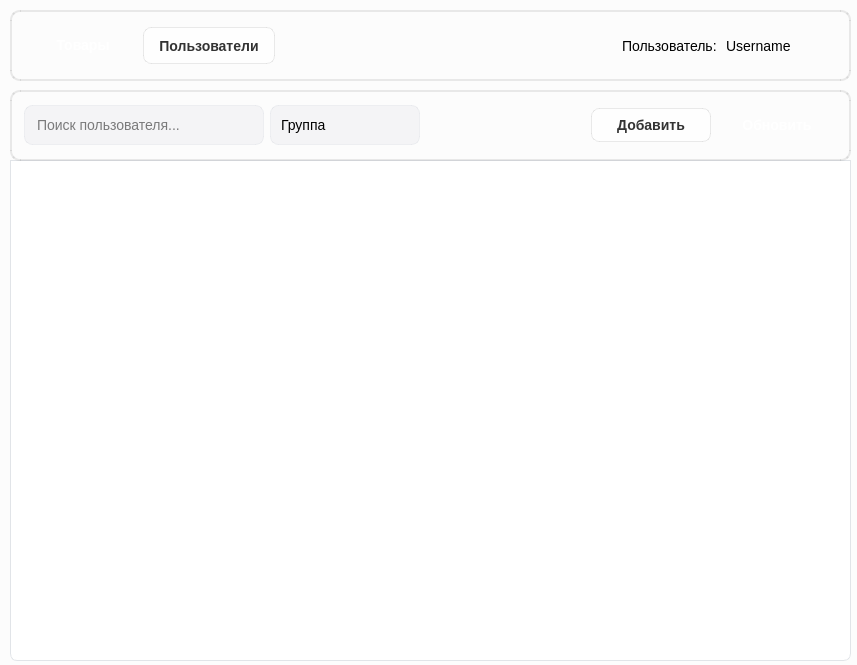
<?xml version="1.0" encoding="UTF-8"?>
<ui version="4.0">
 <class>MainWindow</class>
 <widget class="QMainWindow" name="MainWindow">
  <property name="geometry">
   <rect>
    <x>0</x>
    <y>0</y>
    <width>857</width>
    <height>665</height>
   </rect>
  </property>
  <property name="minimumSize">
   <size>
    <width>857</width>
    <height>665</height>
   </size>
  </property>
  <property name="maximumSize">
   <size>
    <width>857</width>
    <height>665</height>
   </size>
  </property>
  <property name="windowTitle">
   <string>ProductManager</string>
  </property>
  <property name="styleSheet">
   <string notr="true">background-color: rgb(252, 252, 252);</string>
  </property>
  <widget class="QWidget" name="centralwidget">
   <widget class="QStackedWidget" name="stackedWidget">
    <property name="enabled">
     <bool>true</bool>
    </property>
    <property name="geometry">
     <rect>
      <x>0</x>
      <y>80</y>
      <width>861</width>
      <height>601</height>
     </rect>
    </property>
    <property name="minimumSize">
     <size>
      <width>0</width>
      <height>0</height>
     </size>
    </property>
    <property name="acceptDrops">
     <bool>false</bool>
    </property>
    <property name="currentIndex">
     <number>1</number>
    </property>
    <widget class="QWidget" name="page_1">
     <widget class="QWidget" name="layoutWidget">
      <property name="geometry">
       <rect>
        <x>10</x>
        <y>10</y>
        <width>841</width>
        <height>571</height>
       </rect>
      </property>
      <layout class="QVBoxLayout" name="verticalLayout">
       <item>
        <widget class="QFrame" name="product_top_frame">
         <property name="styleSheet">
          <string notr="true">background-color: rgba(255, 255, 255, 0.1);
border: 1.5px solid rgba(128, 128, 128, 40);
border-radius: 10px;</string>
         </property>
         <layout class="QHBoxLayout" name="horizontalLayout_5">
          <property name="spacing">
           <number>6</number>
          </property>
          <property name="leftMargin">
           <number>12</number>
          </property>
          <property name="topMargin">
           <number>5</number>
          </property>
          <property name="rightMargin">
           <number>12</number>
          </property>
          <property name="bottomMargin">
           <number>5</number>
          </property>
          <item>
           <widget class="QFrame" name="search_frame">
            <property name="styleSheet">
             <string notr="true">border: none;</string>
            </property>
            <layout class="QHBoxLayout" name="horizontalLayout_3">
             <property name="spacing">
              <number>10</number>
             </property>
             <property name="leftMargin">
              <number>12</number>
             </property>
             <property name="topMargin">
              <number>12</number>
             </property>
             <property name="rightMargin">
              <number>12</number>
             </property>
             <property name="bottomMargin">
              <number>12</number>
             </property>
             <item>
              <widget class="QLineEdit" name="le_search">
               <property name="maximumSize">
                <size>
                 <width>180</width>
                 <height>40</height>
                </size>
               </property>
               <property name="styleSheet">
                <string notr="true">background-color: rgba(152, 159, 181, 20);
border: 1px solid rgba(152, 159, 181, 30);
border-radius: 8px;

font-size: 14px;
color: black;
padding-left: 10px;</string>
               </property>
               <property name="placeholderText">
                <string>Поиск...</string>
               </property>
              </widget>
             </item>
             <item>
              <widget class="QComboBox" name="cb_category">
               <property name="maximumSize">
                <size>
                 <width>180</width>
                 <height>40</height>
                </size>
               </property>
               <property name="styleSheet">
                <string notr="true">QComboBox {
background-color: rgba(152, 159, 181, 20);
border: 1px solid rgba(152, 159, 181, 30);
border-radius: 8px;
font-size: 14px;
color: black;
padding-left: 10px;
}

QComboBox::drop-down {
    border: none;
    width: 20px;
}

QComboBox QAbstractItemView {
    background-color: white;
    selection-background-color: #0366d6;
    selection-color: white;
    color: #24292e;
}</string>
               </property>
               <property name="placeholderText">
                <string>Категория</string>
               </property>
               <item>
                <property name="text">
                 <string/>
                </property>
               </item>
               <item>
                <property name="text">
                 <string>Фрукты</string>
                </property>
               </item>
               <item>
                <property name="text">
                 <string>Овощи</string>
                </property>
               </item>
               <item>
                <property name="text">
                 <string>Сладости</string>
                </property>
               </item>
               <item>
                <property name="text">
                 <string>Молочные товары</string>
                </property>
               </item>
               <item>
                <property name="text">
                 <string>Мясо</string>
                </property>
               </item>
               <item>
                <property name="text">
                 <string>Заморозка</string>
                </property>
               </item>
               <item>
                <property name="text">
                 <string>Бакалея</string>
                </property>
               </item>
               <item>
                <property name="text">
                 <string>Колбасные изделия</string>
                </property>
               </item>
              </widget>
             </item>
            </layout>
           </widget>
          </item>
          <item>
           <spacer name="horizontalSpacer_2">
            <property name="orientation">
             <enum>Qt::Orientation::Horizontal</enum>
            </property>
            <property name="sizeHint" stdset="0">
             <size>
              <width>40</width>
              <height>20</height>
             </size>
            </property>
           </spacer>
          </item>
          <item>
           <widget class="QFrame" name="btn_add_update_frame">
            <property name="styleSheet">
             <string notr="true">border: none;
</string>
            </property>
            <layout class="QHBoxLayout" name="horizontalLayout_4">
             <item>
              <widget class="QPushButton" name="btn_add">
               <property name="minimumSize">
                <size>
                 <width>120</width>
                 <height>0</height>
                </size>
               </property>
               <property name="styleSheet">
                <string notr="true">QPushButton {
color: #333;
font-size: 14px; 
font-weight: bold;

background-color: rgba(255, 255, 255, 0.7);
border: 1px solid rgba(128, 128, 128, 40);
border-radius: 8px;
padding: 8px 15px; 
}

QPushButton:hover {
border-color: rgba(128, 128, 128, 0.7);     
background-color: rgba(255, 255, 255, 0.85); 
}
QPushButton:pressed {
background-color: rgba(200, 200, 200, 0.8); 
}</string>
               </property>
               <property name="text">
                <string>Добавить</string>
               </property>
              </widget>
             </item>
             <item>
              <widget class="QPushButton" name="btn_update">
               <property name="minimumSize">
                <size>
                 <width>120</width>
                 <height>0</height>
                </size>
               </property>
               <property name="styleSheet">
                <string notr="true">QPushButton {
background-color: qlineargradient(spread:pad, x1:0, y1:0.5, x2:1, y2:0.5,
                                    stop:0 #00d4ff, stop:1 #ff00d4);
border-radius: 8px;
border: none;
padding: 8px;
color: white; 
font-size: 14px;
font-weight: bold;
}

QPushButton:hover {
    background-color: rgba(0, 122, 255, 0.9); 
}
QPushButton:pressed {
    background-color: rgba(0, 122, 255, 1.0); 
}
</string>
               </property>
               <property name="text">
                <string>Обновить</string>
               </property>
              </widget>
             </item>
            </layout>
           </widget>
          </item>
         </layout>
        </widget>
       </item>
       <item>
        <widget class="QTableView" name="tableView_product">
         <property name="styleSheet">
          <string notr="true">QTableView {
background-color: white;
border: 1px solid #e1e4e8;
gridline-color: #e1e4e8;
border-bottom-right-radius: 7px;
border-bottom-left-radius: 7px;
}

QTableView::item {
padding: 8px;
border: none;
}

QTableView::item::selected {
background-color: #f1f8ff;
color: #24292e;
}

QTableView::section {
background-color: #f6f8fa;
padding: 8px;
border: none;
border-right: 1px solid #e1e4e8;
border-bottom: 1px solid #e1e4e8;
font-weight: bold;
color: #24292e;
}

QHeaderView::section:first {
padding-left: 20px;
}

QPushButton.edit-button {
background-color: #0366d6;
color: white;
border: none;
border-radius: 4px;
padding: 5px 15px;
min-width: 70px;
}

QPushButton.delete-button {
background-color: #d73a49;
color: white;
border: none;
border-radius: 4px;
padding: 5px 15px;
min-width: 70px;
}

QPushButton.edit-button:hover {
background-color: #0357b8;
}

QPushButton.delete-button:hover {
background-color: #cb2431;
}</string>
         </property>
        </widget>
       </item>
      </layout>
     </widget>
    </widget>
    <widget class="QWidget" name="page_2">
     <widget class="QTableView" name="tableView_users">
      <property name="geometry">
       <rect>
        <x>10</x>
        <y>80</y>
        <width>841</width>
        <height>501</height>
       </rect>
      </property>
      <property name="styleSheet">
       <string notr="true">QTableView {
background-color: white;
border: 1px solid #e1e4e8;
gridline-color: #e1e4e8;
selection-background-color: #f0f0f0;
border-bottom-right-radius: 7px;
border-bottom-left-radius: 7px;
}

QTableView::item {
padding: 8px;
border-bottom: 1px solid #eee;
}

QTableView::item::selected {
background-color: #e6f3ff;
color: black;
}

QTableView::section {
background-color: #f6f8fa;
padding: 5px;
border: none;
border-right: 1px solid #e1e4e8;
border-bottom: 1px solid #e1e4e8;
font-weight: bold;
color: #24292e;
}

QHeaderView::section:first {
padding-left: 20px;
}

QPushButton.edit-button {
background-color: #0366d6;
color: white;
border: none;
border-radius: 4px;
padding: 5px 15px;
min-width: 70px;
}

QPushButton.delete-button {
background-color: #d73a49;
color: white;
border: none;
border-radius: 4px;
padding: 5px 15px;
min-width: 70px;
}

QPushButton.edit-button:hover {
background-color: #0357b8;
}

QPushButton.delete-button:hover {
background-color: #cb2431;
}

QLabel[status=&quot;admin&quot;] {
    color: white;
    background-color: #007bff;
    border-radius: 10px;
    padding: 3px 10px;
}

QLabel[status=&quot;moderator&quot;] {
    color: white;
    background-color: #6f42c1;
    border-radius: 10px;
    padding: 3px 10px;
}

QLabel[status=&quot;user&quot;] {
    color: white;
    background-color: #6c757d;
    border-radius: 10px;
    padding: 3px 10px;
}</string>
      </property>
     </widget>
     <widget class="QFrame" name="users_top_frame">
      <property name="geometry">
       <rect>
        <x>10</x>
        <y>10</y>
        <width>841</width>
        <height>71</height>
       </rect>
      </property>
      <property name="styleSheet">
       <string notr="true">background-color: rgba(255, 255, 255, 0.1);
border: 1.5px solid rgba(128, 128, 128, 40);
border-radius: 10px;</string>
      </property>
      <layout class="QHBoxLayout" name="horizontalLayout_6">
       <property name="leftMargin">
        <number>12</number>
       </property>
       <property name="topMargin">
        <number>5</number>
       </property>
       <property name="rightMargin">
        <number>12</number>
       </property>
       <property name="bottomMargin">
        <number>5</number>
       </property>
       <item>
        <widget class="QLineEdit" name="le_search_user">
         <property name="minimumSize">
          <size>
           <width>240</width>
           <height>40</height>
          </size>
         </property>
         <property name="maximumSize">
          <size>
           <width>240</width>
           <height>40</height>
          </size>
         </property>
         <property name="styleSheet">
          <string notr="true">background-color: rgba(152, 159, 181, 20);
border: 1px solid rgba(152, 159, 181, 30);
border-radius: 8px;

font-size: 14px;
color: black;
padding-left: 10px;</string>
         </property>
         <property name="placeholderText">
          <string>Поиск пользователя...</string>
         </property>
        </widget>
       </item>
       <item>
        <widget class="QComboBox" name="cb_groups">
         <property name="minimumSize">
          <size>
           <width>150</width>
           <height>40</height>
          </size>
         </property>
         <property name="styleSheet">
          <string notr="true">QComboBox {
background-color: rgba(152, 159, 181, 20);
border: 1px solid rgba(152, 159, 181, 30);
border-radius: 8px;
font-size: 14px;
color: black;
padding-left: 10px;
}

QComboBox::drop-down {
    border: none;
    width: 20px;
}

QComboBox QAbstractItemView {
    background-color: white;
    selection-background-color: #0366d6;
    selection-color: white;
    color: #24292e;
}</string>
         </property>
         <property name="placeholderText">
          <string>Группа</string>
         </property>
         <item>
          <property name="text">
           <string/>
          </property>
         </item>
         <item>
          <property name="text">
           <string>user</string>
          </property>
         </item>
         <item>
          <property name="text">
           <string>moder</string>
          </property>
         </item>
         <item>
          <property name="text">
           <string>admin</string>
          </property>
         </item>
        </widget>
       </item>
       <item>
        <spacer name="horizontalSpacer_3">
         <property name="orientation">
          <enum>Qt::Orientation::Horizontal</enum>
         </property>
         <property name="sizeHint" stdset="0">
          <size>
           <width>40</width>
           <height>20</height>
          </size>
         </property>
        </spacer>
       </item>
       <item>
        <widget class="QPushButton" name="btn_update_2">
         <property name="minimumSize">
          <size>
           <width>120</width>
           <height>0</height>
          </size>
         </property>
         <property name="styleSheet">
          <string notr="true">QPushButton {
color: #333;
font-size: 14px; 
font-weight: bold;

background-color: rgba(255, 255, 255, 0.7);
border: 1px solid rgba(128, 128, 128, 40);
border-radius: 8px;
padding: 8px 15px; 
}

QPushButton:hover {
border-color: rgba(128, 128, 128, 0.7);     
background-color: rgba(255, 255, 255, 0.85); 
}
QPushButton:pressed {
background-color: rgba(200, 200, 200, 0.8); 
}</string>
         </property>
         <property name="text">
          <string>Добавить</string>
         </property>
        </widget>
       </item>
       <item>
        <widget class="QPushButton" name="btn_update_3">
         <property name="minimumSize">
          <size>
           <width>120</width>
           <height>0</height>
          </size>
         </property>
         <property name="styleSheet">
          <string notr="true">QPushButton {
background-color: qlineargradient(spread:pad, x1:0, y1:0.5, x2:1, y2:0.5,
                                    stop:0 #00d4ff, stop:1 #ff00d4);
border-radius: 8px;
border: none;
padding: 8px;
color: white; 
font-size: 14px;
font-weight: bold;
}

QPushButton:hover {
    background-color: rgba(0, 122, 255, 0.9); 
}
QPushButton:pressed {
    background-color: rgba(0, 122, 255, 1.0); 
}
</string>
         </property>
         <property name="text">
          <string>Обновить</string>
         </property>
        </widget>
       </item>
      </layout>
     </widget>
    </widget>
   </widget>
   <widget class="QFrame" name="bottom_frame">
    <property name="geometry">
     <rect>
      <x>10</x>
      <y>10</y>
      <width>841</width>
      <height>71</height>
     </rect>
    </property>
    <property name="styleSheet">
     <string notr="true">background-color: rgba(255, 255, 255, 0.1);
border: 1.5px solid rgba(128, 128, 128, 40);
border-radius: 10px;</string>
    </property>
    <layout class="QHBoxLayout" name="horizontalLayout_2">
     <property name="leftMargin">
      <number>12</number>
     </property>
     <property name="topMargin">
      <number>5</number>
     </property>
     <property name="rightMargin">
      <number>12</number>
     </property>
     <property name="bottomMargin">
      <number>5</number>
     </property>
     <item>
      <widget class="QFrame" name="btn_frame">
       <property name="styleSheet">
        <string notr="true">border: none;</string>
       </property>
       <layout class="QHBoxLayout" name="horizontalLayout">
        <property name="spacing">
         <number>10</number>
        </property>
        <item>
         <widget class="QPushButton" name="btn_product">
          <property name="sizePolicy">
           <sizepolicy hsizetype="Minimum" vsizetype="Fixed">
            <horstretch>0</horstretch>
            <verstretch>0</verstretch>
           </sizepolicy>
          </property>
          <property name="minimumSize">
           <size>
            <width>100</width>
            <height>30</height>
           </size>
          </property>
          <property name="styleSheet">
           <string notr="true">QPushButton {
background-color: qlineargradient(spread:pad, x1:0, y1:0.5, x2:1, y2:0.5,
                                    stop:0 #00d4ff, stop:1 #ff00d4);
border-radius: 8px;
border: none;
padding: 8px;
color: white; 
font-size: 14px;
font-weight: bold;
}

QPushButton:hover {
    background-color: rgba(0, 122, 255, 0.9); 
}
QPushButton:pressed {
    background-color: rgba(0, 122, 255, 1.0); 
}
</string>
          </property>
          <property name="text">
           <string>Товары</string>
          </property>
         </widget>
        </item>
        <item>
         <widget class="QPushButton" name="btn_users">
          <property name="minimumSize">
           <size>
            <width>0</width>
            <height>0</height>
           </size>
          </property>
          <property name="maximumSize">
           <size>
            <width>170</width>
            <height>37</height>
           </size>
          </property>
          <property name="styleSheet">
           <string notr="true">QPushButton {
color: #333;
font-size: 14px; 
font-weight: bold;

background-color: rgba(255, 255, 255, 0.7);
border: 1px solid rgba(128, 128, 128, 40);
border-radius: 8px;
padding: 8px 15px; 
}

QPushButton:hover {
border-color: rgba(128, 128, 128, 0.7);     
background-color: rgba(255, 255, 255, 0.85); 
}
QPushButton:pressed {
background-color: rgba(200, 200, 200, 0.8); 
}</string>
          </property>
          <property name="text">
           <string>Пользователи</string>
          </property>
         </widget>
        </item>
       </layout>
      </widget>
     </item>
     <item>
      <spacer name="horizontalSpacer">
       <property name="orientation">
        <enum>Qt::Orientation::Horizontal</enum>
       </property>
       <property name="sizeType">
        <enum>QSizePolicy::Policy::Fixed</enum>
       </property>
       <property name="sizeHint" stdset="0">
        <size>
         <width>300</width>
         <height>0</height>
        </size>
       </property>
      </spacer>
     </item>
     <item>
      <widget class="QFrame" name="user_frame_2">
       <property name="styleSheet">
        <string notr="true">border: none;

</string>
       </property>
       <layout class="QHBoxLayout" name="user_frame">
        <property name="spacing">
         <number>0</number>
        </property>
        <property name="leftMargin">
         <number>8</number>
        </property>
        <property name="topMargin">
         <number>8</number>
        </property>
        <property name="rightMargin">
         <number>8</number>
        </property>
        <property name="bottomMargin">
         <number>8</number>
        </property>
        <item>
         <widget class="QLabel" name="lbl_icon_user">
          <property name="maximumSize">
           <size>
            <width>24</width>
            <height>24</height>
           </size>
          </property>
          <property name="styleSheet">
           <string notr="true">background-color: none;
border: none;
</string>
          </property>
          <property name="text">
           <string/>
          </property>
          <property name="pixmap">
           <pixmap resource="res-rc.qrc">:/icons/icons/person_black.svg</pixmap>
          </property>
         </widget>
        </item>
        <item>
         <widget class="QLabel" name="lbl_category_user">
          <property name="styleSheet">
           <string notr="true">color: black;
font-size: 14px;
background-color: none;
border: none;
font-weigth: bold;</string>
          </property>
          <property name="text">
           <string>Пользователь:</string>
          </property>
         </widget>
        </item>
        <item>
         <widget class="QLabel" name="lbl_username">
          <property name="styleSheet">
           <string notr="true">color: black;
font-size: 14px;
background-color: none;
border: none;
font-weigth: bold;</string>
          </property>
          <property name="text">
           <string>Username</string>
          </property>
         </widget>
        </item>
       </layout>
      </widget>
     </item>
    </layout>
   </widget>
  </widget>
 </widget>
 <resources>
  <include location="res-rc.qrc"/>
 </resources>
 <connections/>
</ui>
